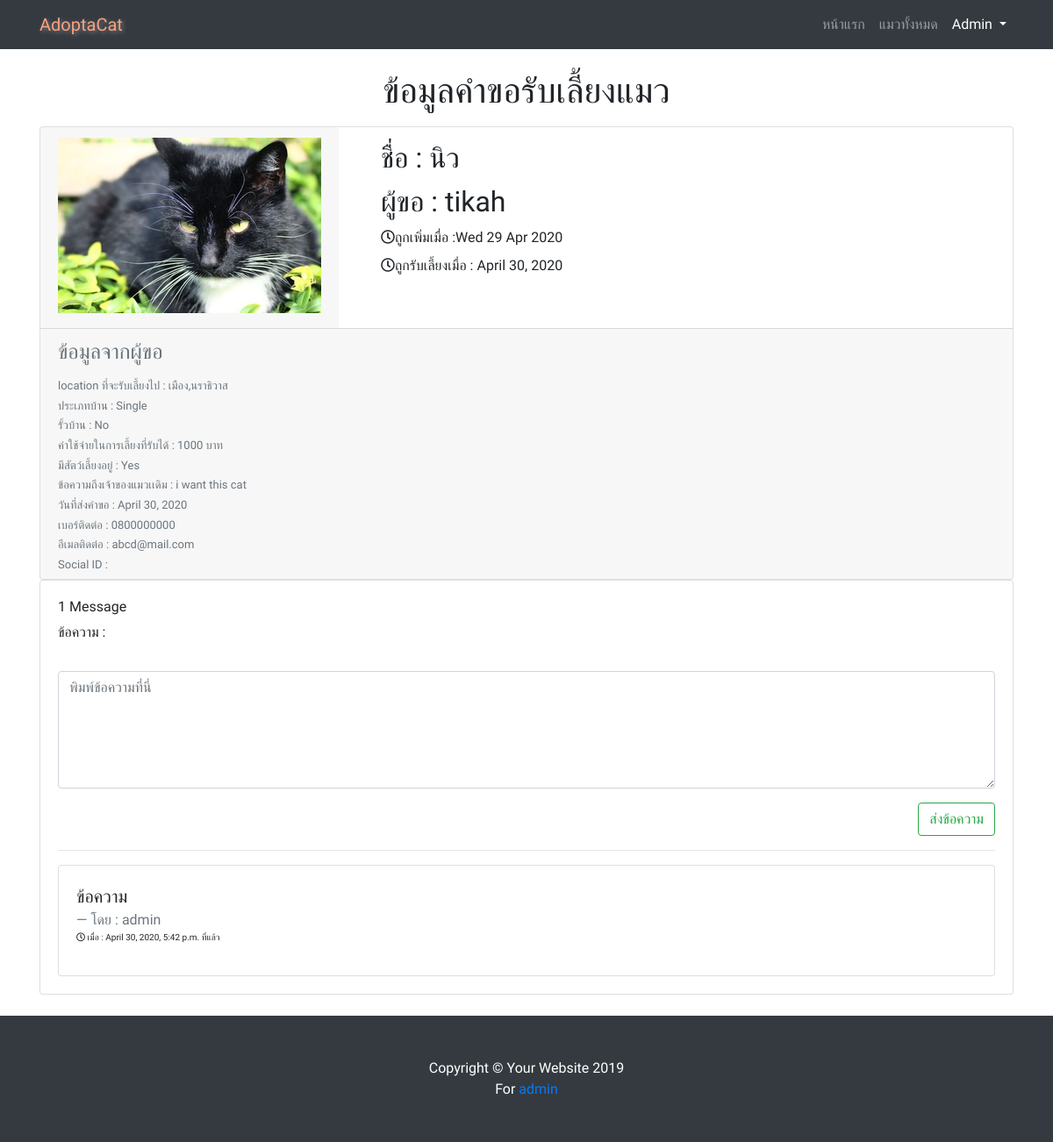
Page //request_info/2/ (signed in) on the committed database.
### adoption/models.py (models this page shows, shortened)
class Request(models.Model):
    HOUSE = (
        ('Single', 'บ้านเดี่ยว'),
        ('Shop', 'อาคารพาณิชย์หรือตึกแถว'),
        ('Town', 'ทาวน์เฮาส์'),
        ('Flat ', 'แฟลตหรืออาพาร์ตเม้นต์'),
        ('Condominium ', 'คอนโดมิเนียม'),
    )
    FENCE=(
        ('Yes', 'มีรั้ว'),
        ('No', 'ไม่มีมีรั้ว')
    )
    ANSWER=(
        ('Yes', 'ใช่'),
        ('No', 'ไม่ใช่')
    )
    requester = models.ForeignKey(User ,on_delete=models.CASCADE)
    cat =  models.ForeignKey(Cat,related_name='requests' ,on_delete=models.CASCADE)
    location = models.CharField(max_length=100,)
    housetype = models.CharField(max_length=40,choices=HOUSE)
    fencedetail = models.CharField(max_length= 15,choices=FENCE)
    budget = models.PositiveIntegerField()
    pets = models.CharField(max_length=10,choices=ANSWER)
    message = models.TextField(max_length=200)
    date = models.DateField(auto_now_add=True)
    contact = models.CharField(max_length=40,default='หมายเลขโทรศัพท์')
    email = models.EmailField(max_length=70,blank=True)
    social = models.CharField(max_length=70,default='FB/LINE/IG ID')

class Cat(models.Model):
    GENDER = (
        ('Male', 'ผู้'),
        ('Female', 'เมีย'),
    )
    name = models.CharField(max_length=30,null=True)
    age = models.PositiveIntegerField()
    gender = models.CharField(max_length=10,choices=GENDER)
    breed = models.ForeignKey(Breed,null=True,on_delete=models.SET_NULL)
    color = models.ManyToManyField(Color)
    vaccines = models.ManyToManyField(Vaccine, blank=True)
    nature = models.TextField(max_length=200)
    location = models.CharField(max_length=100)
    entrydate = models.DateTimeField(auto_now_add=True)
    poster = models.ForeignKey(User ,on_delete=models.CASCADE)
    image = ProcessedImageField(default='default.jpg', upload_to='cat_pics',processors=[ResizeToFill(300,200)],format='JPEG',options={'quality': 120})
    status = models.BooleanField(default=False)
    def __str__(self):
        return self.name

class Message(models.Model):
    user = models.ForeignKey(User, on_delete=models.CASCADE)
    timestamp = models.DateTimeField(auto_now_add=True)
    content = models.TextField(default='ข้อความ',max_length=300)
    parent = models.ForeignKey(Request,related_name='messages' ,on_delete=models.CASCADE)

### adoption/views.py (the view)
# urls.py: path('/request_info/<id>/', views.requestinfo, name='request_info'),
@login_required
def requestinfo(request,id):
    info = get_object_or_404(Request,id=id)
    ms = Message.objects.filter(parent=info).order_by('-timestamp')
    if request.method =='POST':
        message_form = MessageForm(request.POST or None)
        if message_form.is_valid():
            content = request.POST.get('content')
            msg = Message.objects.create(parent=info, user=request.user, content=content)
            msg.save()
            return redirect(reverse("request_info", kwargs={
                'id': info.pk
            }))
    else:
        message_form = MessageForm()
    context = {
        'info':info,
        'ms':ms,
        'message_form':message_form,
        }
    return render(request,'adoption/request_info.html',context)

### adoption/forms.py
class MessageForm(forms.ModelForm):
    content = forms.CharField(widget=forms.Textarea(attrs={
        'class':'form-control',
        'placeholder': 'พิมพ์ข้อความที่นี่',
        'rows':'5',
    }))
    class Meta:
        model = Message
        fields = ('content',)

### adoption/templates/adoption/request_info.html (shortened to what this page needs)
{% extends 'base.html' %}
{% load static %}
{% block content %}
<br>
<div class="container">
    <h1 style="text-align: center;">ข้อมูลคำขอรับเลี้ยงแมว</h1>
    <div class="card flex-row flex-wrap">
        <div class="card-header border-0">
            <img src="{{ info.cat.image.url }}" alt="catpic">
        </div>
        <div class="card-block px-5">
            <h2 class="card-title">ชื่อ : {{ info.cat }}</h2>
            <h2 class="card-title">ผู้ขอ : {{ info.requester }}</h2>
            <div style="line-height: 5pt;">
            <p><i class="far fa-clock"></i>ถูกเพิ่มเมื่อ :{{ info.cat.entrydate|date:"D d M Y" }}</p>
            <p><i class="far fa-clock"></i>ถูกรับเลี้ยงเมื่อ : {{ info.date }}</p>
            </div>
            <br></br>
        </div>
        <div class="w-100">
        <div class="card-footer w-100 text-muted">
            <div style="font-size:small; line-height: 5pt;">
              <h4>ข้อมูลจากผู้ขอ</h4><br></br>
                <p class="card-text">location ที่จะรับเลี้ยงไป : {{ info.location }}</p>
                <p class="card-text">ประเภทบ้าน : {{ info.housetype }}</p>
                <p class="card-text">รั้วบ้าน : {{ info.fencedetail }}</p>
                <p class="card-text">ค่าใช้จ่ายในการเลี้ยงที่รับได้ : {{ info.budget }}  บาท</p>
                <p class="card-text">มีสัตว์เลี้ยงอยู่ : {{ info.pets }}</p>
                <p class="card-text">ข้อความถึงเจ้าของแมวเเดิม : {{ info.message }}</p>
                <p class="card-text">วันที่ส่งคำขอ : {{ info.date }}</p>
                <p class="card-text">เบอร์ติดต่อ : {{ info.contact }}</p>
                <p class="card-text">อีเมลติดต่อ : {{ info.email }}</p>
                <p class="card-text">Social ID : {{ info.socail }}</p>
            </div>
        </div>
        </div>
            <br></br>
        </div>
<div class="card card-body">
  <div class="post-comments">
    <header>
        <h3 class="h6">{{ ms.count }} Message{{ ms|pluralize }}</h3>
      </header>
    {% if request.user.is_authenticated %}
        <form method="POST">
          <div class="post-comments">
            <label>ข้อความ :</label>
            <p>&emsp;&emsp;
            {{ message_form.content }}</p>
          </div>
          <div style="text-align: right;">
          <input type="submit" role="button" class="btn btn-outline-success" value="ส่งข้อความ">
          </div>
        </form>
    {% endif %}
    <hr width="100%">
    {% for obj in ms %}
    <div class="card card-body">
      <blockquote class="blockquote">
          <p class="mb-0">{{ obj.content }}</p>
          <footer class="blockquote-footer">โดย :  {{ obj.user }}</footer>
          <div style="font-size:x-small;"><i class="far fa-clock"></i> เมื่อ : {{ obj.timestamp }} ที่แล้ว</div>
      </blockquote>
    </div>
    {% endfor %}
  </div>
</div>
</div>
<br>
{% endblock %}

### adoption/templates/base.html (shortened to what this page needs)
{% load static %}
<!DOCTYPE html>
<html lang="en">
<head>
    <link href="{% static 'vendor/bootstrap/css/bootstrap.min.css' %}" rel="stylesheet">
    <link rel="stylesheet" href="https://use.fontawesome.com/releases/v5.8.1/css/all.css">
    <link href="{% static 'css/business-frontpage.css' %}" rel="stylesheet">
</head>
<body>
    <nav class="navbar navbar-expand-lg navbar-dark bg-dark fixed-top">
    <div class="container">
      <a  style="color: rgb(251, 160, 127); text-shadow: 2px 2px 5px grey;" class="navbar-brand" href="{% url 'home' %}">AdoptaCat</a>
      <div class="collapse navbar-collapse" id="navbarResponsive">
        <ul class="navbar-nav ml-auto">
          <li class="nav-item ">
            <a class="nav-link" href="{% url 'home' %}">หน้าแรก
            </a>
          </li>
          <li class="nav-item">
            <a class="nav-link" href="{% url 'catlist' %}">แมวทั้งหมด</a>
          </li>
          {% if user.is_authenticated %}
              <li class="nav-item dropdown">
                <a class="nav-link dropdown-toggle" style="color: white;" href="#" id="navbarDropdown" role="button" data-toggle="dropdown" aria-haspopup="true" aria-expanded="false">
                  {{ user.username|capfirst }}
                </a>
              </li>
              {% endif %}
        </ul>
      </div>
    </div>
    </nav>
        {% block content %}
        {% endblock %}
    <footer class="py-5 bg-dark">
        <div class="container">
        <p class="m-0 text-center text-white">Copyright &copy; Your Website 2019</p>
        <p class="m-0 text-center text-white">For <a href="{% url 'admin:index' %}">admin</a></p>
        </div>
    </footer>
</body>
</html>

### staticfiles/css/business-frontpage.css (style rules this page uses)
body { padding-top: 56px; }

### adoption/templates/base.html (style rules this page uses)
body { font-family: 'Prompt', sans-serif; }

### rows in the picture
Request: cat.image (picture), cat "นิว", requester "tikah", cat.entrydate "Wed 29 Apr 2020", date "April 30, 2020", location "เมือง,นราธิวาส", housetype "Single", fencedetail "No", budget "1000", pets "Yes", message "i want this cat", contact "0800000000", email "abcd@mail.com"
Message: content "ข้อความ", user "admin", timestamp "April 30, 2020, 5:42 p.m."

### other values in the picture
{{ user.username|capfirst }} "Admin"
{{ ms.count }} "1"
